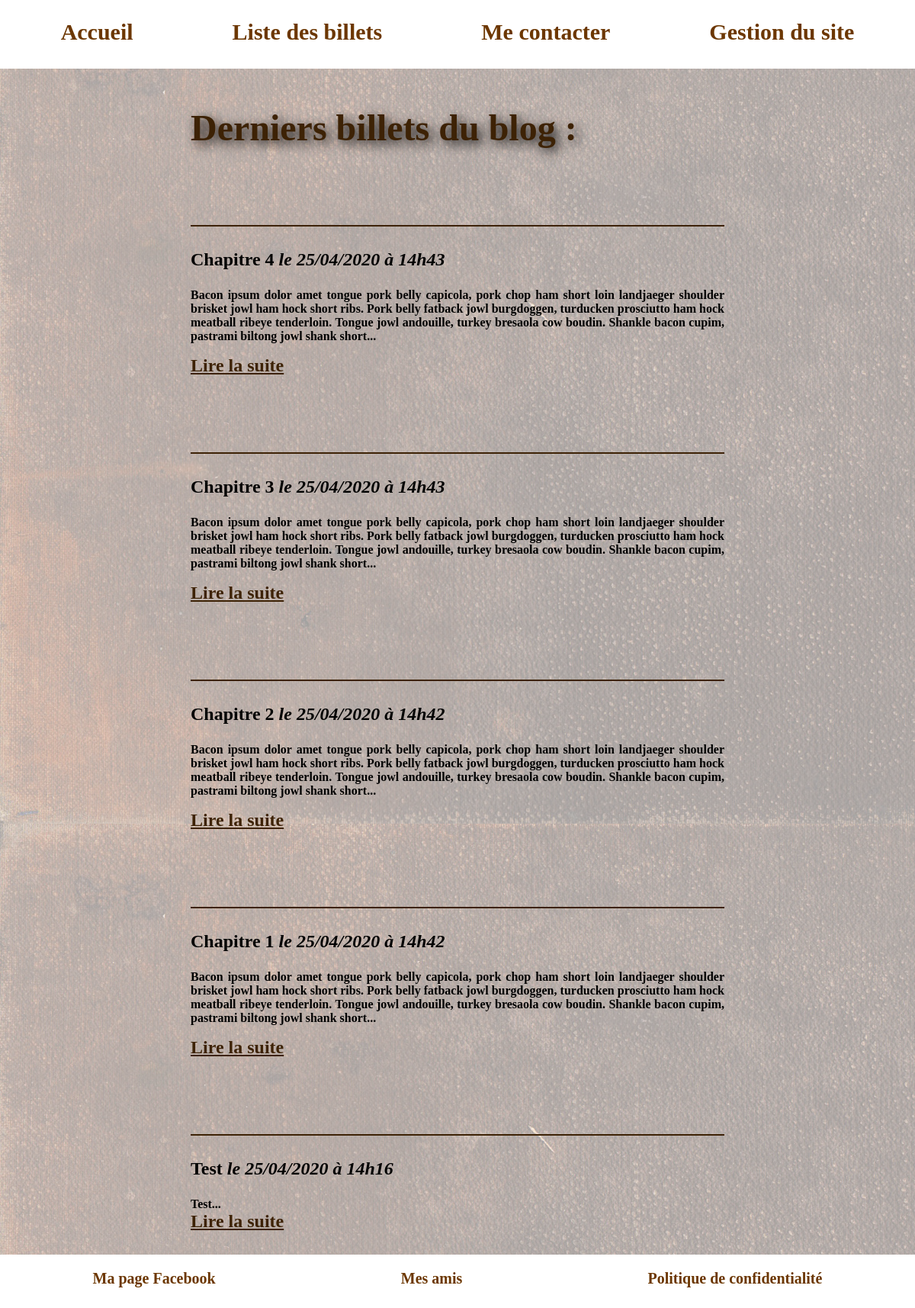
/index.php?action=listPosts, run on the app's committed database.
### tables this page shows
CREATE TABLE IF NOT EXISTS `posts` (
  `id` int(11) NOT NULL AUTO_INCREMENT,
  `title` varchar(255) NOT NULL,
  `content` text NOT NULL,
  `creation_date` datetime NOT NULL,
  PRIMARY KEY (`id`)
);

### controller/frontend.php (called while the page is built, shortened)
<?php
require_once('model/PostManager.php');
function listPosts()
{
    $postManager = new PostManager();
    $posts = $postManager->getPosts();
    require('view/frontend/listPostsView.php');
}

### model/PostManager.php (called while the page is built, shortened)
<?php
class PostManager extends Manager
{
    public function getPosts()
    {
        $db = $this->dbConnect();
        $req = $db->query('SELECT id, title, content,
        DATE_FORMAT(creation_date, \'%d/%m/%Y à %Hh%i\') AS creation_date_fr
        FROM posts ORDER BY creation_date DESC LIMIT 0, 5');
        return $req;
    }
}

### view/frontend/listPostsView.php (the view, shortened to what this page needs)
<h2>Derniers billets du blog :</h2>
<?php while ($post = $posts->fetch()) { ?>
    <div class="newPost">
        <h3> <?= htmlspecialchars($post['title']); ?> <em> le <?= $post['creation_date_fr']; ?></em></h3>
        <?php
        $allowedTags = '<p><strong><em><u><h1><h2><h3><h4><h5><h6><img><li><ol><ul><span><div><br><ins><del>';
        $postContent = strip_tags(stripslashes($post['content']), $allowedTags);
        echo substr($postContent, 0, 350).'...'; ?>
    </div>
    <a class="liens" href="index.php?action=postView&id=<?= $post['id'] ?>">Lire la suite</a>
<?php } $posts->closeCursor(); ?>
<?php require('template.php'); ?>

### public/css/style.css (style rules this page uses)
h1, h2 { font-family: 'curve'; font-weight: bold; text-shadow: 5px 5px 15px black; }
h2 { font-size: 3em; color: #3D2205; }
body { font-family: 'quicksand'; background-image: url("../images/bg.jpg"); margin: 0 auto; }
body p { font-size: 16px; font-weight: bold; }
.newPost { font-weight: bold; margin-top: 100px; text-align: justify; }
.newPost p { font-size: 16px; }
.newPost h3 { border-top: 2px solid #3D2205; padding-top: 30px; font-size: 1.5em; }
.liens { color: #3D2205; font-size: 1.5em; font-weight: bold; }

### data on the page
posts: title "Chapitre 4", creation_date_fr "25/04/2020 à 14h43", content "Bacon ipsum dolor amet tongue pork belly capicola, pork chop ham short loin landjaeger shoulder brisket jowl ham hock short ribs. Pork belly fatback jowl burgdoggen, turducken prosciutto ham hock meatball ribeye tenderloin. Tongue jowl andouille, turkey bresaola cow boudin. Shankle bacon cupim, pastrami biltong jowl shank short"
posts: title "Chapitre 3", creation_date_fr "25/04/2020 à 14h43", content "Bacon ipsum dolor amet tongue pork belly capicola, pork chop ham short loin landjaeger shoulder brisket jowl ham hock short ribs. Pork belly fatback jowl burgdoggen, turducken prosciutto ham hock meatball ribeye tenderloin. Tongue jowl andouille, turkey bresaola cow boudin. Shankle bacon cupim, pastrami biltong jowl shank short"
posts: title "Chapitre 2", creation_date_fr "25/04/2020 à 14h42", content "Bacon ipsum dolor amet tongue pork belly capicola, pork chop ham short loin landjaeger shoulder brisket jowl ham hock short ribs. Pork belly fatback jowl burgdoggen, turducken prosciutto ham hock meatball ribeye tenderloin. Tongue jowl andouille, turkey bresaola cow boudin. Shankle bacon cupim, pastrami biltong jowl shank short"
posts: title "Chapitre 1", creation_date_fr "25/04/2020 à 14h42", content "Bacon ipsum dolor amet tongue pork belly capicola, pork chop ham short loin landjaeger shoulder brisket jowl ham hock short ribs. Pork belly fatback jowl burgdoggen, turducken prosciutto ham hock meatball ribeye tenderloin. Tongue jowl andouille, turkey bresaola cow boudin. Shankle bacon cupim, pastrami biltong jowl shank short"
posts: title "Test", creation_date_fr "25/04/2020 à 14h16", content "Test"
